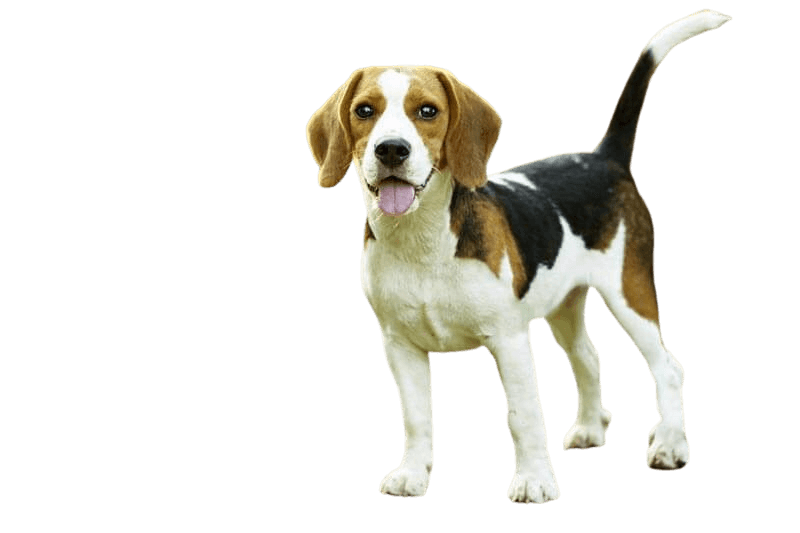
#> input picture dog.png, 800 x 533 px
$ python -i image2ascii.py   (imports and definitions only)
#> lines starting #> are read from the running program, lines starting #| are printed output that depends on the picture
import os
import PIL.ImageOps
import PIL.Image
import numpy as np


class Image2AsciiConverter():

    def __init__(self) -> None:
        """
        A simple class for converting an image to an ascii image.
        """

        super(Image2AsciiConverter, self).__init__()

        self.intensityChars = Image2AsciiConverter.getIntensityChars()

        self.img_array = None

    @staticmethod
    def getIntensityChars() -> str:
        """
            A static method for getting the set of intensity characters.

            Returns:
            - the set of intensity characters as a string
        """
        return """$@B%8&WM#*oahkbdpqwmZO0QLCJUYXzcvunxrjft/\|()1{}[]?-_+~<>i!lI;:,"^`'. """

    def read_image(self, path: str, show_image=False, invertFlag=False, target_size: tuple = None) -> None:
        """
        A method that loads an image from a path, converts it to grayscale, resizes it and inverts it if
        specified.

        Arguments:
        - path: the path containing the image.
        - show_image: show the image if specified (default value is False)
        - invertFlag: Invert the image if specified (default value is False)
        - target_size: the target size if resize is specified (default value is None - no resize is performed)

        Returns:
        - None for success
        - integer error code of -1, if the image file is not found
        """
#> called with path = 'dog.png', show_image = False, invertFlag = False
        # if the file does not exist return error code -1
        if not os.path.isfile(path):
            return -1

        self.path = path

        # read the image
        with PIL.Image.open(self.path) as img:

            # check if image has P Mode
#> img is the input picture: PIL image 800x533 P; mean R, G, B, A 34.5, 33.3, 27.7, 53.2
            if img.mode == "P":

                # convert image to rgba
                img = img.convert('RGBA')

            # check if image is a RGB image
            if img.mode != "L":

                # convert image to grayscale
                img = img.convert('L')
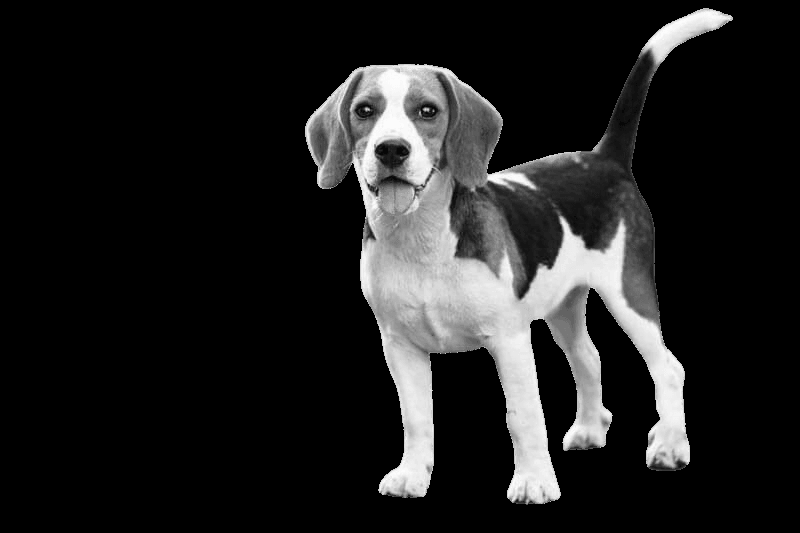
#> img: PIL image 800x533 L; min 0, max 252, mean 33

            # if resize is desired
            if target_size is not None:

                # resize image to the desired target size
                img = img.resize(target_size)

            # invert image if desired
            if invertFlag:
                img = PIL.ImageOps.invert(img)

            # show the image if specified
            if show_image:
                img.show()

            # convert image to a numpy array
            self.img_array = np.array(img)

        return None

    # [55 lines left out: functions convertImage, save_ascii_image, not called in this run]

>>> result = Image2AsciiConverter().read_image('dog.png')
